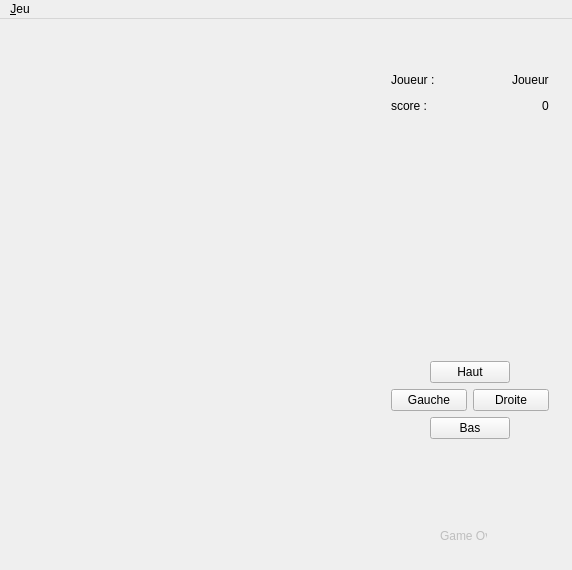
<?xml version="1.0" encoding="UTF-8"?>
<ui version="4.0">
 <class>MWTetris</class>
 <widget class="QMainWindow" name="MWTetris">
  <property name="geometry">
   <rect>
    <x>0</x>
    <y>0</y>
    <width>572</width>
    <height>570</height>
   </rect>
  </property>
  <property name="windowTitle">
   <string>Tetris</string>
  </property>
  <property name="iconSize">
   <size>
    <width>2</width>
    <height>2</height>
   </size>
  </property>
  <widget class="QWidget" name="centralWidget">
   <widget class="QWidget" name="layoutWidget">
    <property name="geometry">
     <rect>
      <x>380</x>
      <y>40</y>
      <width>180</width>
      <height>391</height>
     </rect>
    </property>
    <layout class="QVBoxLayout" name="verticalLayout">
     <item>
      <layout class="QHBoxLayout" name="horizontalLayout">
       <item>
        <widget class="QLabel" name="lbName">
         <property name="text">
          <string>Joueur :</string>
         </property>
        </widget>
       </item>
       <item>
        <spacer name="horizontalSpacer">
         <property name="orientation">
          <enum>Qt::Horizontal</enum>
         </property>
         <property name="sizeHint" stdset="0">
          <size>
           <width>40</width>
           <height>20</height>
          </size>
         </property>
        </spacer>
       </item>
       <item>
        <widget class="QLabel" name="lbPlayerName">
         <property name="text">
          <string>Joueur</string>
         </property>
        </widget>
       </item>
      </layout>
     </item>
     <item>
      <layout class="QHBoxLayout" name="horizontalLayout_2">
       <item>
        <widget class="QLabel" name="lbScore">
         <property name="text">
          <string>score :</string>
         </property>
        </widget>
       </item>
       <item>
        <spacer name="horizontalSpacer_2">
         <property name="orientation">
          <enum>Qt::Horizontal</enum>
         </property>
         <property name="sizeHint" stdset="0">
          <size>
           <width>40</width>
           <height>20</height>
          </size>
         </property>
        </spacer>
       </item>
       <item>
        <widget class="QLabel" name="lbPlayerScore">
         <property name="text">
          <string>0</string>
         </property>
        </widget>
       </item>
      </layout>
     </item>
     <item>
      <spacer name="verticalSpacer">
       <property name="orientation">
        <enum>Qt::Vertical</enum>
       </property>
       <property name="sizeHint" stdset="0">
        <size>
         <width>20</width>
         <height>40</height>
        </size>
       </property>
      </spacer>
     </item>
     <item>
      <layout class="QHBoxLayout" name="horizontalLayout_3">
       <item>
        <spacer name="horizontalSpacer_3">
         <property name="orientation">
          <enum>Qt::Horizontal</enum>
         </property>
         <property name="sizeHint" stdset="0">
          <size>
           <width>40</width>
           <height>20</height>
          </size>
         </property>
        </spacer>
       </item>
       <item>
        <widget class="QPushButton" name="btnUp">
         <property name="sizePolicy">
          <sizepolicy hsizetype="Fixed" vsizetype="Fixed">
           <horstretch>80</horstretch>
           <verstretch>20</verstretch>
          </sizepolicy>
         </property>
         <property name="text">
          <string>Haut</string>
         </property>
         <property name="shortcut">
          <string>Up</string>
         </property>
        </widget>
       </item>
       <item>
        <spacer name="horizontalSpacer_4">
         <property name="orientation">
          <enum>Qt::Horizontal</enum>
         </property>
         <property name="sizeHint" stdset="0">
          <size>
           <width>40</width>
           <height>20</height>
          </size>
         </property>
        </spacer>
       </item>
      </layout>
     </item>
     <item>
      <layout class="QHBoxLayout" name="horizontalLayout_4">
       <item>
        <widget class="QPushButton" name="btnLeft">
         <property name="sizePolicy">
          <sizepolicy hsizetype="Fixed" vsizetype="Fixed">
           <horstretch>80</horstretch>
           <verstretch>20</verstretch>
          </sizepolicy>
         </property>
         <property name="text">
          <string>Gauche</string>
         </property>
         <property name="shortcut">
          <string>Left</string>
         </property>
        </widget>
       </item>
       <item>
        <widget class="QPushButton" name="btnRight">
         <property name="text">
          <string>Droite</string>
         </property>
         <property name="shortcut">
          <string>Right</string>
         </property>
        </widget>
       </item>
      </layout>
     </item>
     <item>
      <layout class="QHBoxLayout" name="horizontalLayout_5">
       <item>
        <spacer name="horizontalSpacer_5">
         <property name="orientation">
          <enum>Qt::Horizontal</enum>
         </property>
         <property name="sizeHint" stdset="0">
          <size>
           <width>40</width>
           <height>20</height>
          </size>
         </property>
        </spacer>
       </item>
       <item>
        <widget class="QPushButton" name="btnDown">
         <property name="sizePolicy">
          <sizepolicy hsizetype="Fixed" vsizetype="Fixed">
           <horstretch>80</horstretch>
           <verstretch>20</verstretch>
          </sizepolicy>
         </property>
         <property name="text">
          <string>Bas</string>
         </property>
        </widget>
       </item>
       <item>
        <spacer name="horizontalSpacer_6">
         <property name="orientation">
          <enum>Qt::Horizontal</enum>
         </property>
         <property name="sizeHint" stdset="0">
          <size>
           <width>40</width>
           <height>20</height>
          </size>
         </property>
        </spacer>
       </item>
      </layout>
     </item>
    </layout>
   </widget>
   <widget class="QWidget" name="gridLayoutWidget">
    <property name="geometry">
     <rect>
      <x>20</x>
      <y>20</y>
      <width>341</width>
      <height>501</height>
     </rect>
    </property>
    <layout class="QGridLayout" name="boardGrid">
     <property name="sizeConstraint">
      <enum>QLayout::SetNoConstraint</enum>
     </property>
    </layout>
   </widget>
   <widget class="QLabel" name="lbEnd">
    <property name="enabled">
     <bool>false</bool>
    </property>
    <property name="geometry">
     <rect>
      <x>440</x>
      <y>510</y>
      <width>47</width>
      <height>13</height>
     </rect>
    </property>
    <property name="text">
     <string>Game Over</string>
    </property>
   </widget>
   <widget class="QWidget" name="">
    <property name="geometry">
     <rect>
      <x>380</x>
      <y>460</y>
      <width>176</width>
      <height>22</height>
     </rect>
    </property>
    <layout class="QHBoxLayout" name="horizontalLayout_6">
     <item>
      <widget class="QLabel" name="lbTimer">
       <property name="text">
        <string>Temps écoulé :</string>
       </property>
      </widget>
     </item>
     <item>
      <spacer name="horizontalSpacer_7">
       <property name="orientation">
        <enum>Qt::Horizontal</enum>
       </property>
       <property name="sizeHint" stdset="0">
        <size>
         <width>40</width>
         <height>20</height>
        </size>
       </property>
      </spacer>
     </item>
     <item>
      <widget class="QLabel" name="lbTime">
       <property name="statusTip">
        <string/>
       </property>
       <property name="text">
        <string>0 : 00 : 00</string>
       </property>
      </widget>
     </item>
    </layout>
   </widget>
  </widget>
  <widget class="QMenuBar" name="menuBar">
   <property name="geometry">
    <rect>
     <x>0</x>
     <y>0</y>
     <width>572</width>
     <height>20</height>
    </rect>
   </property>
   <widget class="QMenu" name="menu_Jeu">
    <property name="title">
     <string>&amp;Jeu</string>
    </property>
    <addaction name="action_Nouveau"/>
    <addaction name="action_Quitter"/>
   </widget>
   <addaction name="menu_Jeu"/>
  </widget>
  <action name="action_Nouveau">
   <property name="text">
    <string>&amp;Nouveau</string>
   </property>
   <property name="shortcut">
    <string>Ctrl+N</string>
   </property>
  </action>
  <action name="action_Quitter">
   <property name="text">
    <string>&amp;Quitter</string>
   </property>
   <property name="shortcut">
    <string>Ctrl+Q</string>
   </property>
  </action>
 </widget>
 <layoutdefault spacing="6" margin="11"/>
 <resources/>
 <connections/>
</ui>
